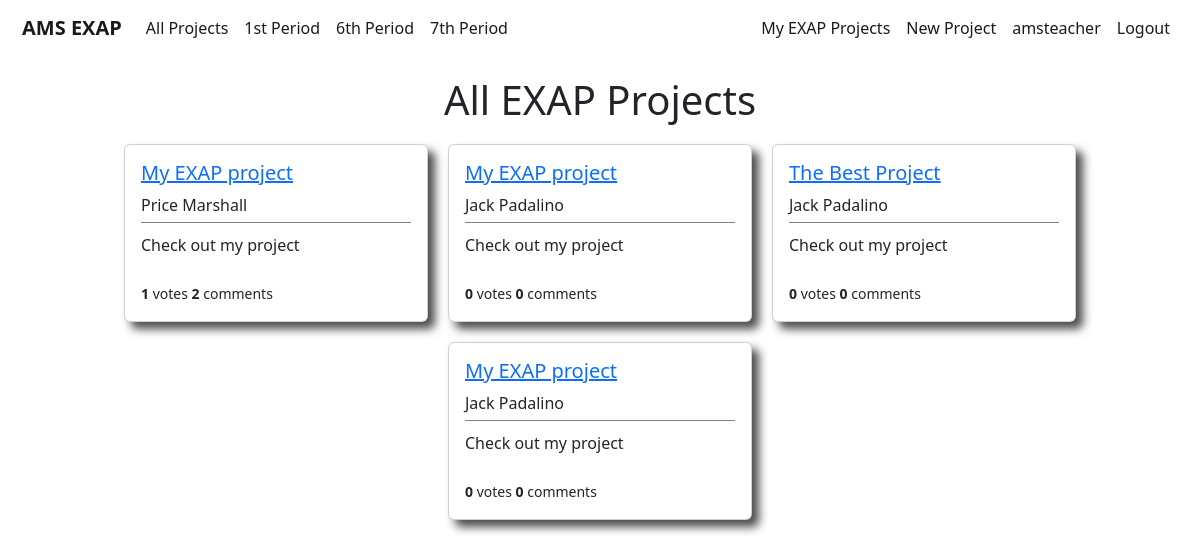
Page /users/projects/ (signed in) on the committed database.
### users/models.py (models this page shows, shortened)
class Project(models.Model):
    student = models.ForeignKey(User,on_delete=models.CASCADE)
    period = models.IntegerField(choices=periods,default=1)
    liked = models.ManyToManyField(User,default=None,blank=True,related_name='likes')
    video = models.CharField(max_length=1000,default=None,blank=True)
    title = models.CharField(max_length=50,default='My EXAP project')
    blurb = models.CharField(max_length=100,default='Check out my project')
    description = models.TextField(default="I haven't written my project description yet, but trust me it will be awesome!")

### users/views.py (the view)
# urls.py: path('projects/',AllProjectListView.as_view(),name='users-studentprojects'),
class AllProjectListView(ListView):
    model = Project
    template_name = 'users/allstudentprojects.html'
    context_object_name = 'projects'

### users/templates/users/allstudentprojects.html
{% extends 'main/base.html' %}
{% block content %}
<div class='page-title'>
    <h1>All EXAP Projects</h1>
</div>
{% if user.is_authenticated %}
    <div class='container'>
        {% for project in projects %}
            <div class="card project-card" style="width: 19rem;">
                <div class="card-body project-card-body">
                    <h5><a class="article-title" href="{% url 'project-details' project.pk %}">{{ project.title }}</a></h5>
                    <h8 class="card-title project-card-student">{{ project.student.first_name }} {{ project.student.last_name }}</h8>
                    <div class='project-card-blurb'>
                        <p class="card-text project-card-text">{{ project.blurb }}</p>
                    </div>
                    <br>
                    <small><b>{{ project.liked.all.count }}</b> votes <b>{{ project.comments.all.count }}</b> comments</small>
                </div>
            </div>
        {% endfor %}
    </div>
{% endif %}
{% endblock content %}

### main/templates/main/base.html (shortened to what this page needs)
{% load static %}
<!doctype html>
<html lang="en">
<head>
    <link href="https://cdn.jsdelivr.net/npm/bootstrap@5.2.0-beta1/dist/css/bootstrap.min.css" rel="stylesheet"
>
    <link rel="stylesheet" type="text/css" href="{% static 'main/main.css' %}">
</head>
<body>
    <nav class="navbar navbar-expand-md navbar-light">
        <div class="container-fluid">
            <a class="navbar-brand" href="{% url 'main-home' %}"><b>AMS EXAP</b></a>
            <div class="collapse navbar-collapse" id="navbarSupportedContent">
                <ul class="navbar-nav me-auto mb-2 mb-lg-0">
                    {% if user.is_authenticated %}
                    <li class="nav-item">
                        <a class="nav-link active" href="{% url 'users-studentprojects' %}">All Projects</a>
                    </li>
                    <li class="nav-item">
                        <a class="nav-link active" href="{% url 'users-firstperiodprojects' %}">1st Period</a>
                    </li>
                    <li class="nav-item">
                        <a class="nav-link active" href="{% url 'users-sixthperiodprojects' %}">6th Period</a>
                    </li>
                    <li class="nav-item">
                        <a class="nav-link active" href="{% url 'users-seventhperiodprojects' %}">7th Period</a>
                    </li>
                    {% endif %}
                </ul>
            </div>
            <div class='navbar-nav'>
                {% if user.is_authenticated %}
                <a class="nav-link active" aria-current="page" href="{% url 'users-myprojects' user.id %}">My EXAP
                    Projects</a>
                <a class="nav-link active" aria-current="page" href="{% url 'create-project' %}">New Project</a>
                <a class="nav-link active" aria-current="page" href="{% url 'users-profile' %}">{{ user.username }}</a>
                <a class="nav-link active" aria-current="page" href="{% url 'users-logout' %}">Logout</a>
                {% else %}
                <a class="nav-link active" aria-current="page" href="{% url 'users-login' %}">Login</a>
                <a class="nav-link active" aria-current="page" href="{% url 'users-register' %}">Register</a>
                {% endif %}
            </div>
        </div>
    </nav>
    <main role="main" class='page-content'>
        {% block content %}
        {% endblock %}
    </main>
    <br><br><br><br>
</body>
</html>

### main/static/main/main.css (style rules this page uses)
body { background-color:white; }
.navbar { background-color:white; padding-left:10px; padding-right:10px; margin-bottom:20px; }
.page-content { margin-left:20px; margin-right:20px; }
.page-title { margin-bottom:20px; text-align:center; }
.project-card { box-shadow: 7px 7px 10px rgb(75, 75, 75); }
.project-card-blurb { margin-top:5px; padding-top:10px; border-top: 1px solid grey; }
.container { display:flex; flex-wrap:wrap; justify-content:center; row-gap:20px; column-gap:20px; }

### rows in the picture
Project: title "My EXAP project", student.first_name "Price", student.last_name "Marshall", blurb "Check out my project", liked.all.count "1", comments.all.count "2"
Project: title "My EXAP project", student.first_name "Jack", student.last_name "Padalino", blurb "Check out my project", liked.all.count "0", comments.all.count "0"
Project: title "The Best Project", student.first_name "Jack", student.last_name "Padalino", blurb "Check out my project", liked.all.count "0", comments.all.count "0"
Project: title "My EXAP project", student.first_name "Jack", student.last_name "Padalino", blurb "Check out my project", liked.all.count "0", comments.all.count "0"

### other values in the picture
{{ user.username }} "amsteacher"
